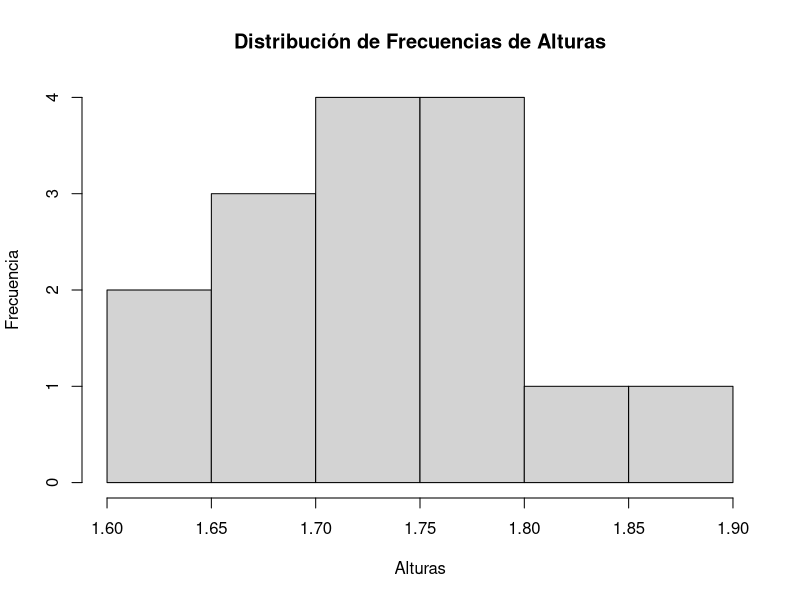
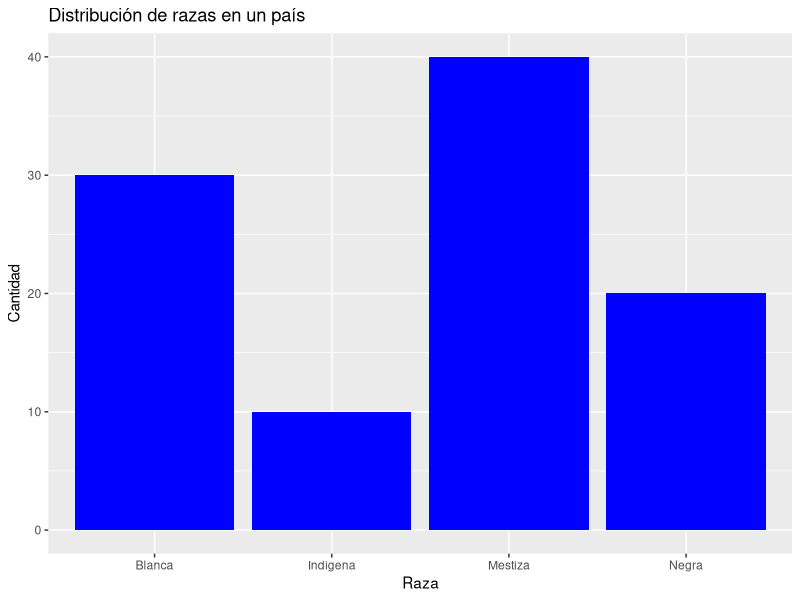

The R script that drew these images, in order:
## ---- chunk 1
alturas <- c(1.70, 1.78, 1.75, 1.65, 1.68, 1.72, 1.85, 1.62, 1.80, 1.76, 1.73, 1.90, 1.69, 1.74, 1.79)
hist(alturas, breaks = 5, main = "Distribución de Frecuencias de Alturas", xlab = "Alturas", ylab = "Frecuencia")

## ---- chunk 2

library(ggplot2)

datos <- data.frame(
  raza = c("Blanca", "Negra", "Indígena", "Mestiza"),
  cantidad = c(30, 20, 10, 40)
)

ggplot(datos, aes(x=raza, y=cantidad)) +
  geom_bar(stat="identity", fill="blue") +
  ggtitle("Distribución de razas en un país") +
  xlab("Raza") +
  ylab("Cantidad")

